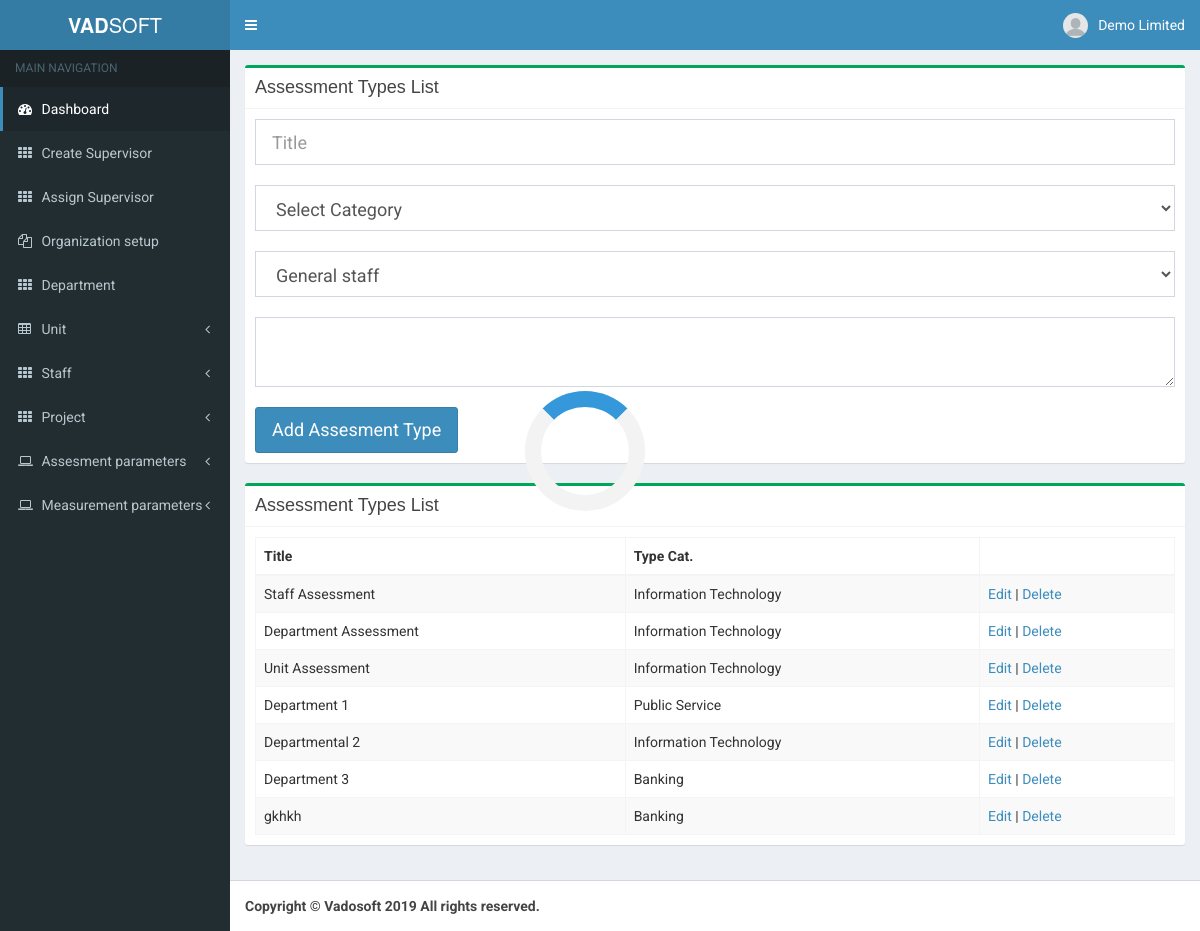
/v/assesmenttype (signed in), run on the app's committed database.
### tables this page shows
CREATE TABLE `assessment_type` (
  `astyp_id` int(6) NOT NULL,
  `astyp_name` varchar(100) NOT NULL,
  `astyp_discrip` text NOT NULL,
  `astyp_orgcat` int(4) NOT NULL,
  `astyp_org_level` varchar(20) NOT NULL,
  `astyp_formtyp` varchar(15) NOT NULL,
  `registered_at` datetime NOT NULL,
  `org_id` int(11) NOT NULL
);

CREATE TABLE `organization_category` (
  `cat_id` int(4) NOT NULL,
  `cat_name` varchar(30) NOT NULL,
  `cat_discrip` text NOT NULL,
  `registered_at` datetime NOT NULL
);

### v/webapp/functions.php (called while the page is built, shortened)
<?php
function GetAssType($connection, $org_id)
{
    $sql = "SELECT * FROM assessment_type WHERE org_id = '$org_id'";
    $query = $connection->query($sql);
    $num =  $query->execute();
    if($num !=0)
    {
        return $query->fetchAll();
    }
    else
    {
        return false;
    }
}
function GetOrgTypId($connection,$id){
    $sql = "SELECT * FROM organization_category WHERE cat_id = '$id' ";
    $query = $connection ->query($sql) ;
    $num =  $query->setFetchMode(PDO::FETCH_NUM);
    if($num !=0) {
        while ($row = $query->fetch() ) {
            $name = $row['cat_name'] ;
            return($name) ;
        }
    }
}

### v/webapp/assesment_type.php (shortened to what this page needs)
<?php $get_assesment_type = GetAssType($connection, $_SESSION['id']) ; ?>
<div class="box box-success">
    <div class="box-header with-border">
        <h3 class="box-title">Assessment Types List</h3>
    </div>
    <div class="box-body">
        <form id="defaultForm" name="defaultForm" method="post" class="form-horizontal" action="webapp/assesment_params.php?action=asstyp">
            <div class="control-group">
                <input type="text" class="form-control input-lg" required name="name" id="name" autocomplete="off" placeholder="Title" />
            </div>
            <br>
            <div class="control-group">
                <select class="form-control input-lg" name="cat" id="cat" required>
                    <option>Select Category</option>
                </select>
            </div>
            <br>
            <div class="control-group">
                <select class="form-control input-lg" name="org_level" required id="org_level">
                	<option value="personal">General staff</option>
                </select>
            </div>
            <br>
            <div class="control-group">
                <textarea class="form-control input-lg" name="discrip" id="discrip"></textarea>
            </div>
            <br>
            <div class="control-group">
                <input type="submit" value="Add Assesment Type" class="btn btn-lg btn-primary">
            </div>
        </form>
    </div>
</div>
<div class="box box-success">
    <div class="box-header with-border">
        <h3 class="box-title">Assessment Types List</h3>
    </div>
    <div class="box-body">
        <table class="table table-striped table-bordered">
        	<thead>
        		<tr>
        			<th>Title</th>
        			<th>Type Cat.</th>
        			<th></th>
        		</tr>
        	</thead>
        	<tbody>
                <?php
                    foreach ($get_assesment_type as $row)
                    {
                        $name = $row['astyp_name'];
                        $id = $row['astyp_id'];
                        $cat = $row['astyp_orgcat'];
                        echo "<tr>
                                <td class='description'>$name</td>
                                <td>".GetOrgTypId($connection,$cat)."</td>
                                <td>
                                    <a href='javascript:;' onclick='GetType(".$row['astyp_id'].")'>Edit</a> | <a href='javascript:;' data-toggle='modal' data-target='#oc$id'>Delete</a>
                                </td>
                        </tr>";
                    }
                ?>
        	</tbody>
        </table>
    </div>
</div>

### data on the page
assessment_type: astyp_name "Staff Assessment", astyp_orgcat.cat_name "Information Technology"
assessment_type: astyp_name "Department Assessment", astyp_orgcat.cat_name "Information Technology"
assessment_type: astyp_name "Unit Assessment", astyp_orgcat.cat_name "Information Technology"
assessment_type: astyp_name "Department 1", astyp_orgcat.cat_name "Public Service"
assessment_type: astyp_name "Departmental 2", astyp_orgcat.cat_name "Information Technology"
assessment_type: astyp_name "Department 3", astyp_orgcat.cat_name "Banking"
assessment_type: astyp_name "gkhkh", astyp_orgcat.cat_name "Banking"

### other printed values
$_SESSION['name'] "Demo Limited"
